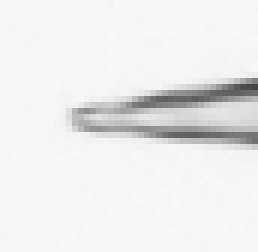
#> input picture autofocus/template.jpg, 43 x 42 px (shown 6 times larger)
$ python get_template.py   (Python 2 division)
#> lines starting #> are read from the running program, lines starting #| are printed output that depends on the picture; after the words box and inside, x2 and y2 are one past the last pixel; in counts of white or black regions, pixels touching at a corner belong together
import cv2
import numpy as np


def get_template(img):
    """
    Get a template image of the tip around the center of an image for any angle of the tip.
    """

    height, width = img.shape[:2]
    ratio = 32

    template = img[height/2-3*height/ratio:height/2+3*height/ratio, width/2-3*width/ratio:width/2+3*width/ratio]
    height, width = template.shape[:2]
    weight = []
    for i in range(3):
        for j in range(3):
            temp = template[i*height/4:height/2+i*height/4, j*width/4:width/2+j*width/4]
            bin_edge, _ = np.histogram(temp.flatten())
            #weight += [temp.argmax()]
            weight += [bin_edge.max()]

    index = weight.index(max(weight))
    index = 5
    j = index%3
    i = index//3
    template = template[i*height/4:height/2+i*height/4, j*width/4:width/2+j*width/4]

    return template

def disp_template_zone(img):
    """
    Display the zone where the template image is taken
    :param img: image
    :return: img: image with a red rectangle and a red centered cross
    """
    height, width = img.shape[:2]
    ratio = 32
    pt1 = (width/2 - 3*width/ratio, height/2 - 3*height/ratio)
    pt2 = (width/2 + 3*width/ratio, height/2 + 3*height/ratio)
    cv2.rectangle(img, pt1, pt2, (0, 0, 255))
    cv2.line(img, (width / 2 + 10, height / 2), (width / 2 - 10, height / 2), (0, 0, 255))
    cv2.line(img, (width / 2, height / 2 + 10), (width / 2, height / 2 - 10), (0, 0, 255))

    return img

if __name__ == '__main__':
    from matplotlib import pyplot as plt

    img = cv2.imread('template.jpg', 0)
#> img is the input picture: shape (42, 43); min 68, max 249, mean 235.4
    img = cv2.Canny(img[0:43,0:43], 100, 200)
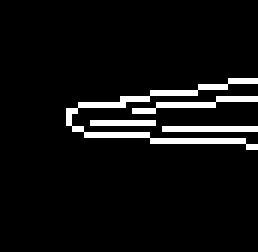
#> img: shape (42, 43) (shown 6 times larger); 6.3% white in thin lines or dots, all inside (x1, y1, x2, y2) = (11, 13, 43, 25)
    histo, _ = np.histogram(img.flatten())
#> histo = [1692, 0, 0, 0, 0, 0, 0, 0, 0, 114]
    print img.argmax()
#| 597
    cv2.imshow('test', img)
    plt.plot(histo)
    plt.show()
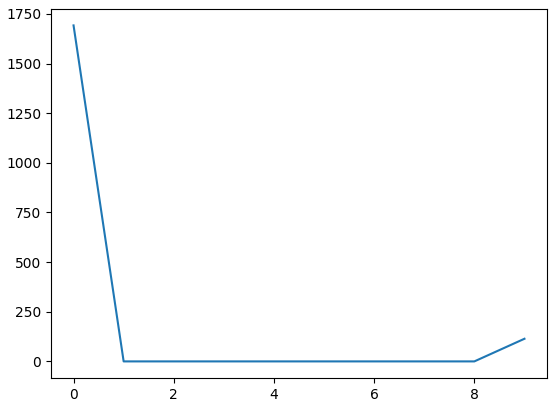
#> figure drawn by matplotlib, 1 panel; curve peaks at x = 0, y = 1692
    cv2.destroyAllWindows()

$ run again, with autofocus/pipette.jpg copied over autofocus/template.jpg
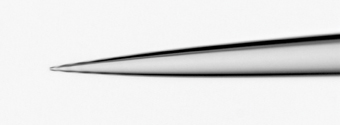
#> input picture autofocus/pipette.jpg, 340 x 125 px
#> histo = [0, 0, 0, 0, 0, 1849, 0, 0, 0, 0]
#| 0
#> `plt.show()`:
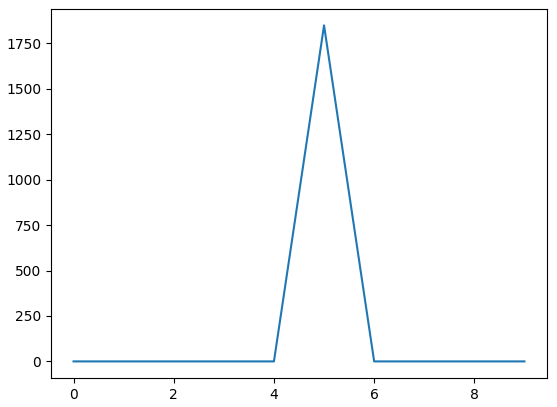
#> figure drawn by matplotlib, 1 panel; curve peaks at x = 5, y = 1849
